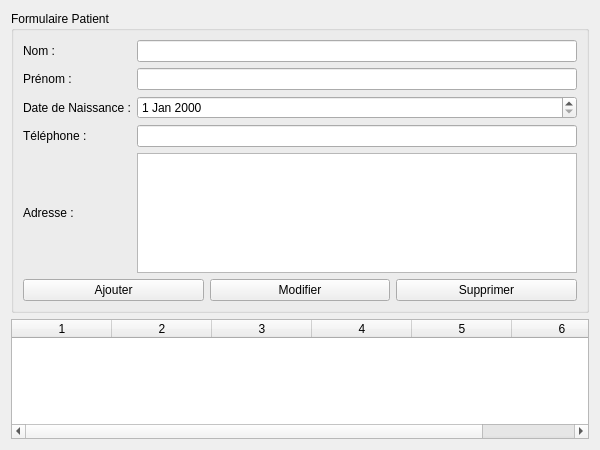
<?xml version="1.0" encoding="UTF-8"?>
<ui version="4.0">
 <class>PatientDialog</class>
 <widget class="QWidget" name="PatientDialog">
  <property name="geometry">
   <rect>
    <x>0</x>
    <y>0</y>
    <width>600</width>  <!-- Augmenter la largeur si nécessaire -->
    <height>450</height>
   </rect>
  </property>
  <property name="windowTitle">
   <string>Gestion des Patients</string>
  </property>
  <layout class="QVBoxLayout" name="verticalLayout">
   <item>
    <widget class="QGroupBox" name="groupBoxPatientForm">
     <property name="title">
      <string>Formulaire Patient</string>
     </property>
     <layout class="QGridLayout" name="gridLayout">
      <item row="0" column="0">
       <widget class="QLabel" name="labelNom">
        <property name="text">
         <string>Nom :</string>
        </property>
       </widget>
      </item>
      <item row="0" column="1">
       <widget class="QLineEdit" name="lineEditNom"/>
      </item>
      <item row="1" column="0">
       <widget class="QLabel" name="labelPrenom">
        <property name="text">
         <string>Prénom :</string>
        </property>
       </widget>
      </item>
      <item row="1" column="1">
       <widget class="QLineEdit" name="lineEditPrenom"/>
      </item>
      <item row="2" column="0">
       <widget class="QLabel" name="labelDateNaissance">
        <property name="text">
         <string>Date de Naissance :</string>
        </property>
       </widget>
      </item>
      <item row="2" column="1">
       <widget class="QDateEdit" name="dateEditNaissance"/>
      </item>
      <item row="3" column="0">
       <widget class="QLabel" name="labelTelephone">
        <property name="text">
         <string>Téléphone :</string>
        </property>
       </widget>
      </item>
      <item row="3" column="1">
       <widget class="QLineEdit" name="lineEditTelephone"/>
      </item>
      <item row="4" column="0">
       <widget class="QLabel" name="labelAdresse">
        <property name="text">
         <string>Adresse :</string>
        </property>
       </widget>
      </item>
      <item row="4" column="1">
       <widget class="QTextEdit" name="textEditAdresse"/>
      </item>
      <item row="5" column="0" colspan="2">
       <layout class="QHBoxLayout" name="horizontalLayout">
        <item>
         <widget class="QPushButton" name="btnAjouter">
          <property name="text">
           <string>Ajouter</string>
          </property>
         </widget>
        </item>
        <item>
         <widget class="QPushButton" name="btnModifier">
          <property name="text">
           <string>Modifier</string>
          </property>
         </widget>
        </item>
        <item>
         <widget class="QPushButton" name="btnSupprimer">
          <property name="text">
           <string>Supprimer</string>
          </property>
         </widget>
        </item>
       </layout>
      </item>
     </layout>
    </widget>
   </item>
   <item>
    <widget class="QTableWidget" name="tableWidgetPatients">
     <property name="columnCount">
      <number>6</number>  <!-- 6 colonnes, y compris Adresse -->
     </property>
     <property name="horizontalHeaderLabels">
      <stringlist>
       <string>ID</string>
       <string>Nom</string>
       <string>Prénom</string>
       <string>Date de Naissance</string>
       <string>Téléphone</string>
       <string>Adresse</string>  <!-- Nouvelle colonne -->
      </stringlist>
     </property>
    </widget>
   </item>
  </layout>
 </widget>
 <resources/>
 <connections/>
</ui>
